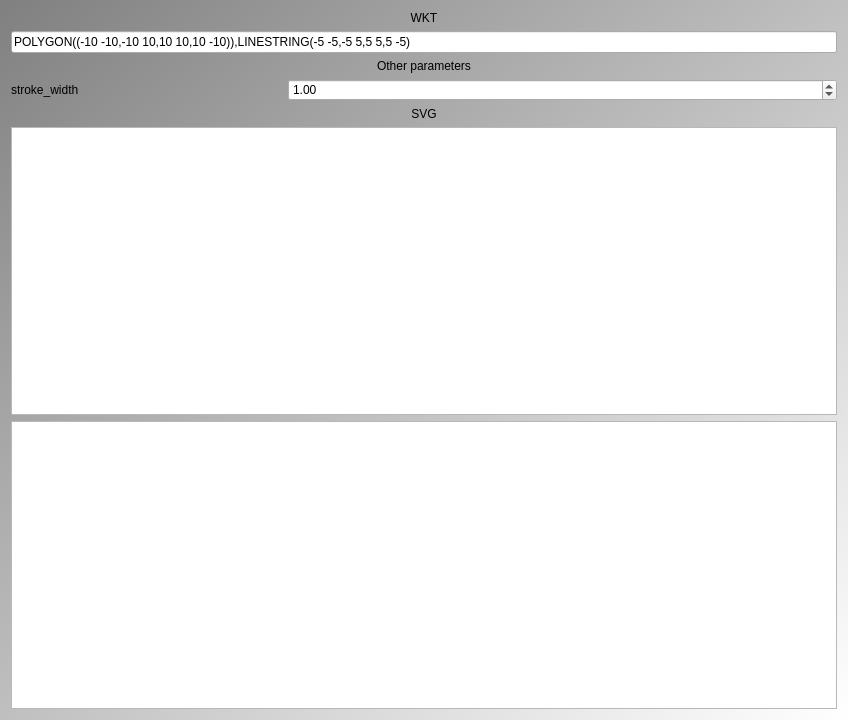
<?xml version="1.0" encoding="UTF-8"?>
<ui version="4.0">
 <class>QtWktToSvgMainDialog</class>
 <widget class="QDialog" name="QtWktToSvgMainDialog">
  <property name="windowModality">
   <enum>Qt::ApplicationModal</enum>
  </property>
  <property name="geometry">
   <rect>
    <x>0</x>
    <y>0</y>
    <width>848</width>
    <height>720</height>
   </rect>
  </property>
  <property name="sizePolicy">
   <sizepolicy hsizetype="Maximum" vsizetype="Maximum">
    <horstretch>0</horstretch>
    <verstretch>0</verstretch>
   </sizepolicy>
  </property>
  <property name="windowTitle">
   <string>WktToSvg</string>
  </property>
  <property name="windowIcon">
   <iconset resource="WktToSvg.qrc">
    <normaloff>:/ToolWktToSvg/WktToSvgIcon.png</normaloff>:/ToolWktToSvg/WktToSvgIcon.png</iconset>
  </property>
  <property name="styleSheet">
   <string notr="true">QDialog { 
background-color: qlineargradient(x1: 0, y1: 0, x2: 1, y2: 1, stop: 0  #808080, stop: 1 #ffffff);
}

QWidget { font: bold, &quot;Courier New&quot;, courier, monospace }
QPushButton { font: 18 px  }
QTabWidget { font: 12 px  }
QLabel { font: 12px }
QComboBox { font: 12px }
QPlainTextEdit { font: 10px }

</string>
  </property>
  <layout class="QGridLayout" name="gridLayout">
   <item row="3" column="1" colspan="2">
    <widget class="QDoubleSpinBox" name="box_stroke_width">
     <property name="minimum">
      <double>0.010000000000000</double>
     </property>
     <property name="maximum">
      <double>10.000000000000000</double>
     </property>
     <property name="value">
      <double>1.000000000000000</double>
     </property>
    </widget>
   </item>
   <item row="7" column="0" colspan="3">
    <widget class="ribi::QtNavigationableGraphicsView" name="view">
     <property name="sizePolicy">
      <sizepolicy hsizetype="Expanding" vsizetype="Expanding">
       <horstretch>0</horstretch>
       <verstretch>0</verstretch>
      </sizepolicy>
     </property>
     <property name="minimumSize">
      <size>
       <width>0</width>
       <height>0</height>
      </size>
     </property>
    </widget>
   </item>
   <item row="6" column="0" colspan="3">
    <widget class="QPlainTextEdit" name="text_svg">
     <property name="lineWrapMode">
      <enum>QPlainTextEdit::NoWrap</enum>
     </property>
    </widget>
   </item>
   <item row="5" column="0" colspan="3">
    <widget class="QLabel" name="label_svg">
     <property name="text">
      <string>SVG</string>
     </property>
     <property name="alignment">
      <set>Qt::AlignCenter</set>
     </property>
    </widget>
   </item>
   <item row="3" column="0">
    <widget class="QLabel" name="label_stroke_width">
     <property name="text">
      <string>stroke_width</string>
     </property>
    </widget>
   </item>
   <item row="1" column="0" colspan="3">
    <widget class="QLineEdit" name="edit">
     <property name="text">
      <string>POLYGON((-10 -10,-10 10,10 10,10 -10)),LINESTRING(-5 -5,-5 5,5 5,5 -5)</string>
     </property>
    </widget>
   </item>
   <item row="0" column="0" colspan="3">
    <widget class="QLabel" name="label_wkt">
     <property name="text">
      <string>WKT</string>
     </property>
     <property name="alignment">
      <set>Qt::AlignCenter</set>
     </property>
    </widget>
   </item>
   <item row="2" column="0" colspan="3">
    <widget class="QLabel" name="label_other_parameters">
     <property name="text">
      <string>Other parameters</string>
     </property>
     <property name="alignment">
      <set>Qt::AlignCenter</set>
     </property>
    </widget>
   </item>
  </layout>
 </widget>
 <layoutdefault spacing="6" margin="11"/>
 <customwidgets>
  <customwidget>
   <class>ribi::QtNavigationableGraphicsView</class>
   <extends>QGraphicsView</extends>
   <header>qtnavigationablegraphicsview.h</header>
  </customwidget>
 </customwidgets>
 <resources>
  <include location="WktToSvg.qrc"/>
 </resources>
 <connections/>
</ui>
